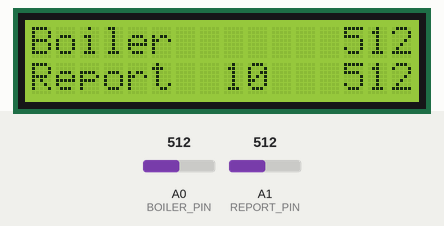
This sketch was run on a simulated Arduino Uno, built with avr-gcc and run on an emulated ATmega328P. On the bench: 16×2 character LCD. The inputs (shaded band) are chosen by the test bench; at power-on: A0 (BOILER_PIN) = 512, A1 (REPORT_PIN) = 512.

Above: at 1.7 s.
1.8 s: A0 (BOILER_PIN) set to 716
At 2.4 s:
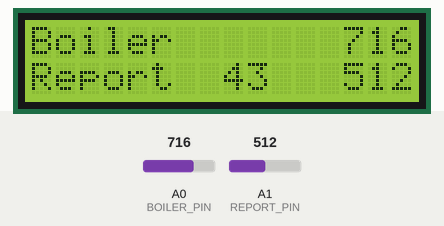
4.7 s: A1 (REPORT_PIN) set to 716
At 6.4 s:
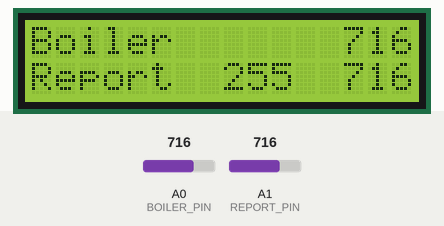
6.8 s: A0 (BOILER_PIN) set to 900
At 7.9 s:
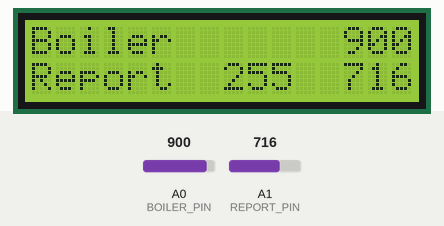
8.8 s: A1 (REPORT_PIN) set to 900
At 10.5 s:
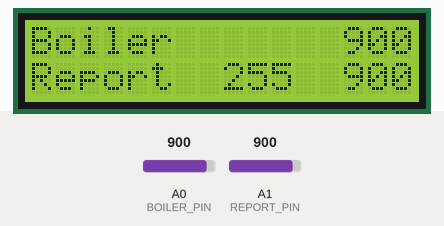
10.9 s: A0 (BOILER_PIN) set to 1023
At 12.0 s:
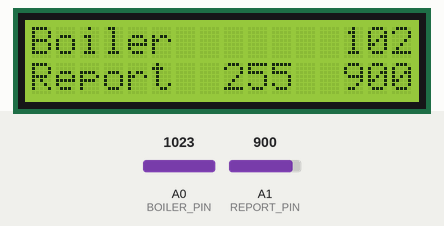
13.0 s: A1 (REPORT_PIN) set to 1023
At 14.7 s:
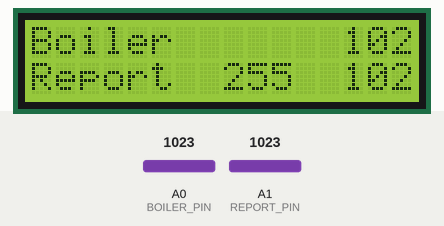
Timing chart, 0 to 16.1 s (numbered marks = the images above; inputs shaded):
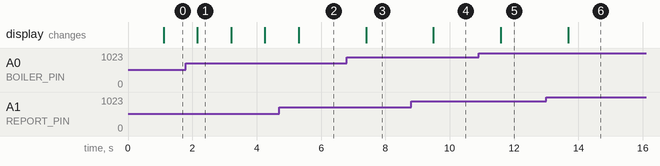

Measured:
- after the input at 1.8 s, the display: changes after 0.36 s (image 1)
- after the input at 4.7 s, the display: changes after 0.60 s (image 2)
- after the input at 6.8 s, the display: changes after 0.60 s (image 3)
- after the input at 8.8 s, the display: changes after 0.69 s (image 4)
- after the input at 10.9 s, the display: changes after 0.69 s (image 5)
- after the input at 13.0 s, the display: changes after 0.69 s (image 6)
- what the display in image 1 shows lasts 1.0 s, from 2.2 s to 3.2 s

The sketch:

boilerRelay.ino
```cpp
#include <SPI.h>
#include <Wire.h>
#include <LiquidCrystal_I2C.h>

#define BOILER_PIN  A0
#define REPORT_PIN  A1
#define CS_PIN      10

LiquidCrystal_I2C lcd(0x27, 16, 2);

int potValue = 10;
int loops = 0;
int boilerRead = 0;
int reportRead = 0;

void setup() {
  pinMode(BOILER_PIN, INPUT);
  pinMode(REPORT_PIN, INPUT);
  pinMode(CS_PIN, OUTPUT);

  SPI.begin();

  lcd.begin();
  lcd.backlight();
}

void loop() {

  boilerRead = analogRead(BOILER_PIN);
  reportRead = analogRead(REPORT_PIN);

  if (boilerRead < 100) {
    potValue = 150; //safety
  } else {
    if (boilerRead > reportRead) {
      potValue++;
    }
    if (boilerRead < reportRead) {
      potValue--;
    }

    if (potValue <= 0) potValue = 0;
    if (potValue >= 255) potValue = 255;
  }
  writeLcd();

  writePot(potValue);

  delay(10);
}

void writeLcd(){
  if (loops >= 100) {
    loops = 0;
    lcd.setCursor(0,0);
    lcd.print("Boiler");

    lcd.setCursor(13,0);
    lcd.print(boilerRead);

    lcd.setCursor(0,1);
    lcd.print("Report");

    lcd.setCursor(8,1);
    lcd.print(potValue);

    lcd.setCursor(13,1);
    lcd.print(reportRead);
  }
  loops++;
}

void writePot(int value) {
  digitalWrite(CS_PIN, LOW);
  SPI.transfer(B00010011);
  SPI.transfer(value);
  digitalWrite(CS_PIN, HIGH);
}
```
